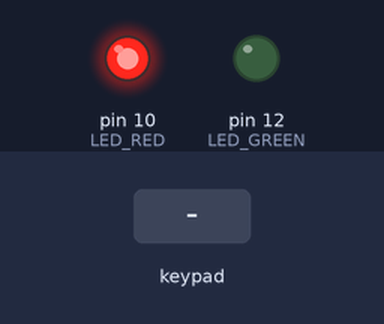
Bench run of a sketch on a simulated Arduino Uno, built with avr-gcc and run on an emulated ATmega328P. Shown: output pins drawn as LEDs (lit = HIGH). Dashed ring = blinking. The inputs (shaded band) are chosen by the test bench. What the sketch prints to the serial monitor is not drawn.

Above: at 1.2 s.
1.3 s: keypad keys 9 8 7 6 pressed 0.4 s apart
At 2.55 s:
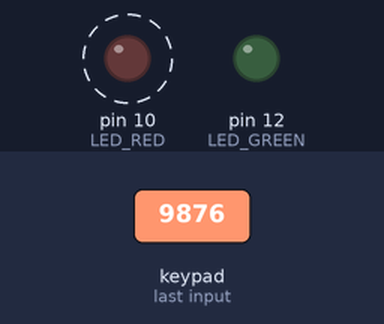
4.4 s: keypad keys 1 2 3 4 pressed 0.4 s apart
At 6.7 s:
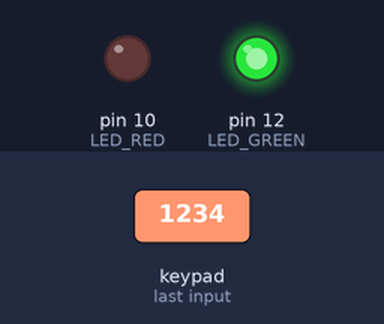
7.5 s: key '*' pressed
At 8.3 s:
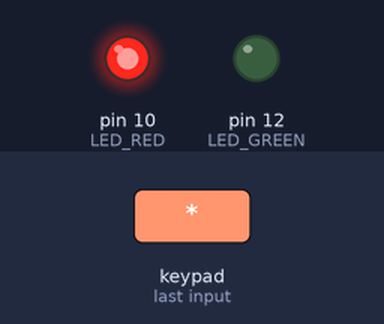
9.0 s: key 'A' pressed
10.5 s: key 'B' pressed
12.0 s: keypad keys 1 2 3 4 # pressed 0.4 s apart
At 12.55 s:
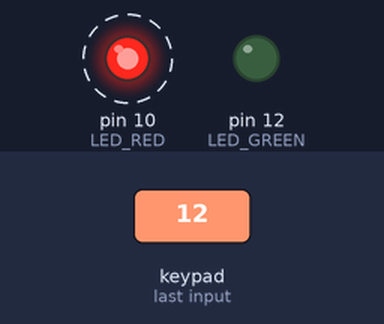
Timing chart, 0 to 15.0 s (numbered marks = the images above; inputs shaded):
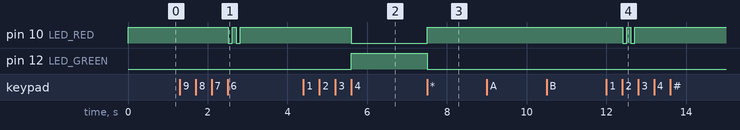

The sketch:

S13_S1_3.ino
```cpp
#include <Key.h>
#include <Keypad.h>

// number of rows and columns
const byte rows = 4;
const byte cols = 4;

// Chars in the keypad
char keys[rows][cols] = {
  {'1', '2', '3', 'A'},
  {'4', '5', '6', 'B'},
  {'7', '8', '9', 'C'},
  {'*', '0', '#', 'D'}
};

// arduino pines
byte rowPin[rows] = {9,8,7,6};
byte colPin[cols] = {5,4,3,2};
byte LED_RED = 10;
byte LED_GREEN = 12;

// Object Keypad
Keypad keypad = Keypad(makeKeymap(keys), rowPin, colPin, rows, cols);

// Program variables
char password[4] = {'1', '2', '3', '4'};
char temppass[4] = {};
int index = 0;
int i = 0;
bool access = false;

void setup() {
  Serial.begin(9600);
  pinMode(LED_RED, OUTPUT);
  pinMode(LED_GREEN, OUTPUT);
  digitalWrite(LED_RED, 1);
}

bool comparePassword(char pass1[4], char pass2[4]) {
  for(int i = 0; i < 4; i++) {
    if(pass1[i] != pass2[i])
      return false;
  }
  return true;
}

void loop() {
  char keypressed = keypad.getKey();
  if (keypressed != NO_KEY){

    if(access) {
      // If loged user
      switch(keypressed) {
        case '*':
          // Logout logic
          digitalWrite(LED_GREEN, 0);
          digitalWrite(LED_RED, 1);
          Serial.println("Logout");
          access = false;
          break;
      }
      return;
    }
    // Password logic
    if(index == 0) {
      Serial.println("Current password:");
    }

    // Print password
    Serial.print(keypressed);
    temppass[index] = keypressed;
    index++;

    // Complete password
    if(index == 4) {
      index = 0;
      Serial.println();
      // Check passwords
      if(comparePassword(password, temppass)) {
        // Access
        digitalWrite(LED_RED, 0);
        digitalWrite(LED_GREEN, 1);
        Serial.println("Access");
        access = true;
      } else {
        // Don't access
        Serial.println("Invalid password");
        digitalWrite(LED_RED, 0);
        delay(100);
        digitalWrite(LED_RED, 1);
        delay(100);
        digitalWrite(LED_RED, 0);
        delay(100);
        digitalWrite(LED_RED, 1);
      }
    }
  }
}
```

Measured:
- after the input at 1.3 s, pin 10 (LED_RED): alternates HIGH for 0.10 s and LOW for 0.10 s, 4 changes in all, then stays HIGH, starting after 1.2 s
- after the input at 4.4 s, pin 10 (LED_RED): HIGH → LOW after 1.2 s; pin 12 (LED_GREEN): LOW → HIGH after 1.2 s
- after the input at 7.5 s, pin 10 (LED_RED): LOW → HIGH at once; pin 12 (LED_GREEN): HIGH → LOW at once
- after the input at 9.0 s, every drawn part: stays the same
- after the input at 10.5 s, every drawn part: stays the same
- after the input at 12.0 s, pin 10 (LED_RED): alternates HIGH for 0.10 s and LOW for 0.10 s, 4 changes in all, then stays HIGH, starting after 0.41 s
